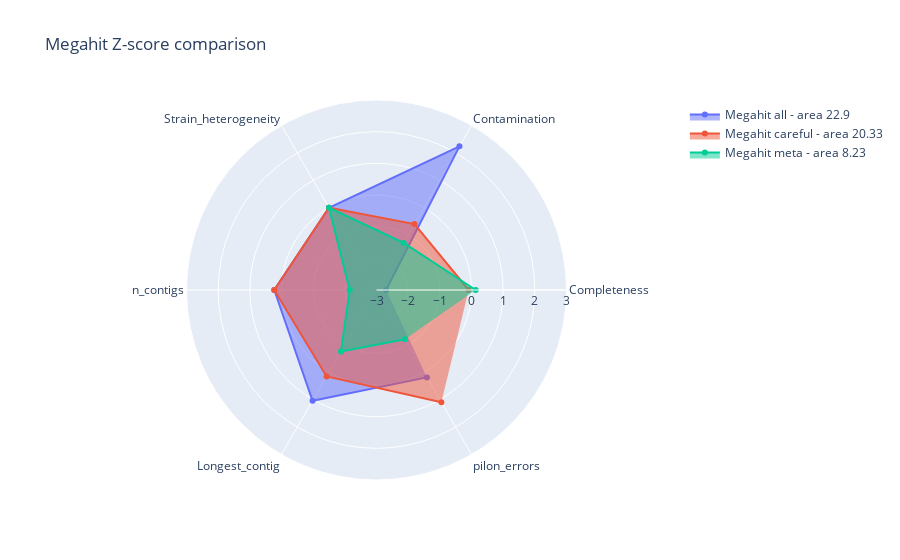

This figure's notebook cell:
### Code cell
fig = go.Figure()

for n,index in enumerate(df_norm_z_megahit.index.to_list()):
    fig.add_trace(
                go.Scatterpolar(
                                r=df_norm_z_megahit[['Completeness', 'Contamination',
       'Strain_heterogeneity', 'n_contigs', 'Longest_contig', 'pilon_errors']].loc[index].values,
                                theta=['Completeness', 'Contamination',
       'Strain_heterogeneity', 'n_contigs', 'Longest_contig', 'pilon_errors'],
                                fill='toself',
                                name="Megahit {} - area {}".format(df_norm_z_megahit['Category'][index], round(area_list[n],2)),
                                showlegend=True,
                                )
                )

fig.update_layout(
    polar=dict(
        radialaxis=dict(
                        visible=True,
                        range=[-3, 3]
                    )
            ),
    title="Megahit Z-score comparison"
)

fig.show()

### Figure 1 — Plotly figure (JSON) as saved in the notebook; plotly's stock layout.template omitted (floating-point values rounded to 4 significant figures)
{"data": [{"fill": "toself", "name": "Megahit all - area 22.9", "r": [-2.699, 2.238, 0, 0.2286, 1.039, 0.1862], "showlegend": true, "theta": ["Completeness", "Contamination", "Strain_heterogeneity", "n_contigs", "Longest_contig", "pilon_errors"], "type": "scatterpolar"}, {"fill": "toself", "name": "Megahit careful - area 20.33", "r": [-0.0889, -0.5975, 0, 0.2286, 0.1504, 1.096], "showlegend": true, "theta": ["Completeness", "Contamination", "Strain_heterogeneity", "n_contigs", "Longest_contig", "pilon_errors"], "type": "scatterpolar"}, {"fill": "toself", "name": "Megahit meta - area 8.23", "r": [0.1327, -1.282, 0, -2.154, -0.7582, -1.204], "showlegend": true, "theta": ["Completeness", "Contamination", "Strain_heterogeneity", "n_contigs", "Longest_contig", "pilon_errors"], "type": "scatterpolar"}], "layout": {"polar": {"radialaxis": {"range": [-3, 3], "visible": true}}, "title": {"text": "Megahit Z-score comparison"}}}
